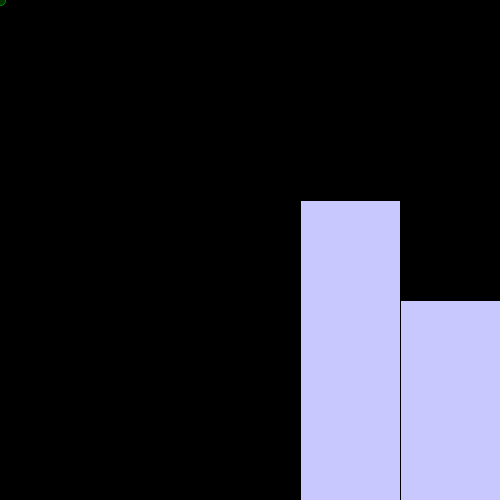
Frame 1 (no input)
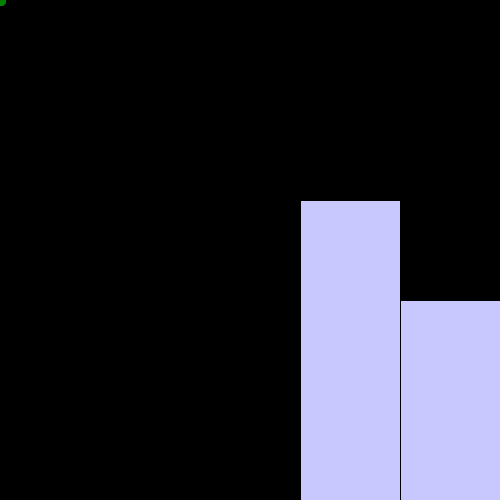
Frame 60 (the mouse pressed at the canvas centre just before this capture)
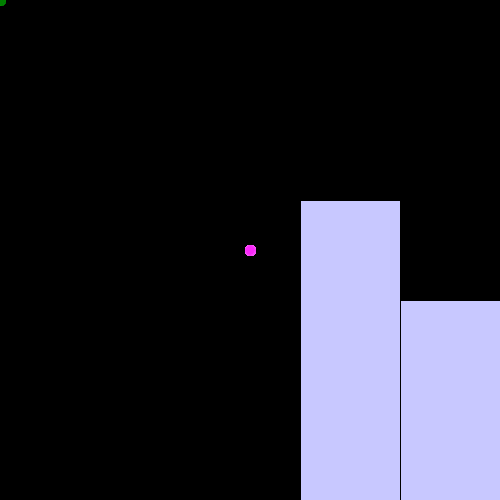
Frame 120 (the mouse held since frame 60 and released just before this capture)

The Processing sketch that drew these frames (run headless with seeded random() and noise(); from frame 60 on, the mouse is pressed at the canvas centre):

// Processing sketch: processing_11699
// ── processing_11699.pde

void setup(){
   size(500,500);
//   smooth();
background(mouseX,random(0,00),mouseY) ;
}

void draw(){
  
 // background(100,255,100) ;
  stroke(mouseX,random(0,200),mouseY);
  fill(mouseX,random(0,200),mouseY);
  ellipse(mouseX,mouseY,10,10);

  stroke(0);
  fill(200,200,255) ;
  rectMode(CORNER) ;
  rect(400,300,100,200) ;
   
  stroke(0);
  fill(200,200,255) ;
  rectMode(CORNER) ;
  rect(300,200,100,300) ;



  if(mouseX > 400 && mouseY > 300) {
    stroke(0);
    fill(200,200,255) ;
    //rectMode(CORNER);
    ellipse(random(0,500),random(0,500),20,20);
    
    stroke(0);
    fill(0,200,0) ;
    rectMode(CORNER) ;
    rect(400,300,100,200) ;
  } 
   if(mouseX > 300 && mouseY > 200) {  
    stroke(0);
    fill(250,0,0) ;
    rectMode(CORNER) ;
    rect(300,200,100,300) ;
   
  }
  }
